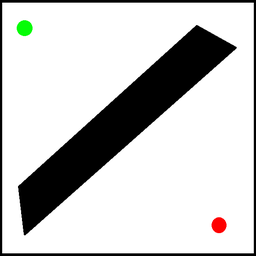
#> input picture img/Prueba Lab1.bmp, 256 x 256 px, shrunk from 582 x 582 before the run
$ jupyter execute --allow-errors lab5.ipynb
#> lines starting #> are read from the running program, lines starting #| are printed output that depends on the picture
### Problem.py
#1.2
from abc import ABC, abstractmethod

class Problem(ABC):
    def __init__(self, initial_state):
        self.initial_state = initial_state

    @abstractmethod
    def actions(self, state):
        pass

    @abstractmethod
    def result(self, state, action):
        pass

    @abstractmethod
    def goal_test(self, state):
        pass

    @abstractmethod
    def step_cost(self, state, action, new_state):
        pass

### lab5.ipynb
# 1

## Implementación de librerias

[cell 1]
import numpy as np
from PIL import Image
from Problem import Problem

# 1.1

## Funciones de descretizacion

[cell 2]
import numpy as np
from PIL import Image

def colorSimilar(color, referencia, tolerancia=20):
    return all(abs(int(c1) - int(c2)) <= tolerancia for c1, c2 in zip(color, referencia))


# Función para clasificar una celda según el color predominante
def clasificarCelda(pixeles):
    conteo = {"0": 0, "1": 0, "S": 0, "G": 0}

    BLANCO = (255, 255, 255)
    NEGRO = (0, 0, 0)
    ROJO = (255, 0, 0)
    VERDE = (0, 255, 0)

    for fila in pixeles:
        for r, g, b in fila:
            if colorSimilar((r, g, b), BLANCO):
                conteo["0"] += 1
            elif colorSimilar((r, g, b), NEGRO):
                conteo["1"] += 1
            elif colorSimilar((r, g, b), ROJO):
                conteo["S"] += 1
            elif colorSimilar((r, g, b), VERDE):
                conteo["G"] += 1

    return max(conteo, key=conteo.get)

def discretizar_imagen(ruta_imagen, tamano_celda):
#> called with ruta_imagen = 'img/Prueba Lab1.bmp', tamano_celda = 10
    imagen = Image.open(ruta_imagen).convert("RGB")
#> imagen is the input picture: PIL image 256x256 RGB; mean R, G, B 201, 201, 200.3
    pixeles = np.array(imagen)
    alto, ancho, _ = pixeles.shape
#> alto = 256; ancho = 256

    filas = alto // tamano_celda
#> filas = 25
    columnas = ancho // tamano_celda
#> columnas = 25

    laberinto = np.zeros((filas, columnas), dtype=str)

    for y in range(filas):
        for x in range(columnas):
            celda_pixeles = pixeles[y * tamano_celda:(y + 1) * tamano_celda,
                                    x * tamano_celda:(x + 1) * tamano_celda]

            laberinto[y, x] = clasificarCelda(celda_pixeles)

    return laberinto

## Aplicacion

[cell 3]
# Imagen de prueba
ruta = "img/Prueba Lab1.bmp"
ruta2 = "img/Test.bmp"
ruta3 = "img/Test2.bmp"
ruta4 = "img/turing.bmp"


# Tamaño de pixel definido
tamano_celda = 10

# Convertir la imagen en una matriz de celdas
matriz_laberinto = discretizar_imagen(ruta, tamano_celda)
matriz_laberinto2 = discretizar_imagen(ruta2, tamano_celda)
#> call 2 of discretizar_imagen, with ruta_imagen = 'img/Test.bmp', tamano_celda = 10
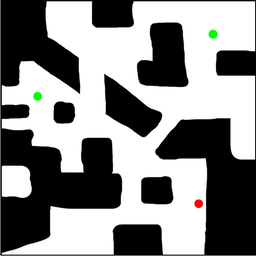
#> input picture img/Test.bmp, 256 x 256 px, shrunk from 582 x 582 before the run
#> in discretizar_imagen, imagen is the input picture: PIL image 256x256 RGB; mean R, G, B 136.1, 136.4, 135.9
matriz_laberinto3 = discretizar_imagen(ruta3, tamano_celda)
#> call 3 of discretizar_imagen, with ruta_imagen = 'img/Test2.bmp', tamano_celda = 10
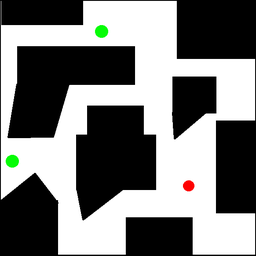
#> input picture img/Test2.bmp, 256 x 256 px, shrunk from 582 x 582 before the run
#> in discretizar_imagen, imagen is the input picture: PIL image 256x256 RGB; mean R, G, B 123, 123.7, 122.7
#> (the rest of this cell did not finish here and is left out)


# Mostrar la matriz discretizada
print("\nMatriz del laberinto:")
for fila in matriz_laberinto:
    print(" ".join(fila))

[cell 4]
class MazeProblem(Problem):
    def __init__(self, maze_matrix):
        self.maze = maze_matrix
        self.initial_state = self.find_start()
        self.goal_states = self.find_goals()
        super().__init__(self.initial_state)

    def find_start(self):
        for y, row in enumerate(self.maze):
            for x, value in enumerate(row):
                if value == 'S':
                    return (y, x)
#> this loop made 23 passes
        return None

    def find_goals(self):
        goals = []
        for y, row in enumerate(self.maze):
            for x, value in enumerate(row):
                if value == 'G':
                    goals.append((y, x))
#> this loop made 25 passes
        return goals

    def actions(self, state):
        y, x = state
        actions = []

        if y > 0 and self.maze[y - 1, x] != '1':
            actions.append("UP")
        if y < self.maze.shape[0] - 1 and self.maze[y + 1, x] != '1':
            actions.append("DOWN")
        if x > 0 and self.maze[y, x - 1] != '1':
            actions.append("LEFT")
        if x < self.maze.shape[1] - 1 and self.maze[y, x + 1] != '1':
            actions.append("RIGHT")

        return actions

    def result(self, state, action):
        y, x = state
        if action == "UP":
            return (y - 1, x)
        elif action == "DOWN":
            return (y + 1, x)
        elif action == "LEFT":
            return (y, x - 1)
        elif action == "RIGHT":
            return (y, x + 1)
        return state

    def goal_test(self, state):
        return state in self.goal_states

    def step_cost(self, state, action, new_state):
        # Costo uniforme
        return 1

    def manthattan_distance(self, state):
        y, x = state
        return min(abs(y - gy) + abs(x - gx) for gy, gx in self.goal_states)

    def euclidean_distance(self, state):
        y, x = state
        return min(((y - gy) ** 2 + (x - gx) ** 2) ** 0.5 for gy, gx in self.goal_states)

[cell 5]
problema = MazeProblem(matriz_laberinto)

print("Estado inicial:", problema.initial_state)
#| Estado inicial: (22, 21)
print("Estados objetivo:", problema.goal_states)
#| Estados objetivo: [(2, 2), (3, 2)]
print("Acciones posibles desde el estado inicial:", problema.actions(problema.initial_state))
#| Acciones posibles desde el estado inicial: ['UP', 'DOWN', 'LEFT', 'RIGHT']
#> the loop in find_start (call 2), `for y, row in enumerate(self.maze):` made 25 passes
#> the loop in find_goals (call 2), `for y, row in enumerate(self.maze):` made 25 passes

-----------

# 1.3 Graph search
Construir un algorimo generico familia= de graphSearch. Este recibirá de parámetro una instancia del framework de problemas. Sobre esta familia genérica, implemente los siguientes algoritmos:

● Breadth First Search (BFS)

● Depth First Search (DFS)

● A*: escoja dos heurísticas distintas, y justifique su selección.

[cell 6]
from collections import deque
# busqueda en amplitud
class BreadthFirstSearch:
    def __init__(self, problem):
        self.problem = problem
        #fontrera con el estawdo inicial
        self.frontier = deque([problem.initial_state])
        self.explored = set() #conjunto de esatos explorados
        self.path = {problem.initial_state: None} #diccionario para reconstruir el camino
        self.solution = None

    #buscar el estado objetivo
    def search(self):
        while self.frontier:
            state = self.frontier.popleft()

            if self.problem.goal_test(state):
                return self.reconstruct_path(state)

            self.explored.add(state)

            for action in self.problem.actions(state):
                child = self.problem.result(state, action)
                if child not in self.explored and child not in self.frontier:
                    self.frontier.append(child)
                    self.path[child] = (state, action)

        return None


    #reconstruir el camino
    # [7 lines left out: function reconstruct_path, not called in this run]

[cell 7]
problema2 = MazeProblem(matriz_laberinto2)

bfs = BreadthFirstSearch(problema2)
#> (the rest of this cell did not finish here and is left out)

[cell 8]
# busqueda en profundidad
#este funciona con pilas
class DepthFirstSearch:
    def __init__(self, problem):
        self.problem = problem
        self.frontier = [problem.initial_state]
        self.explored = set()
        self.path = {problem.initial_state: None}
        self.solution = None

    #buscar el estado objetivo
    def search(self):
        while self.frontier:
            state = self.frontier.pop()

            if self.problem.goal_test(state):
                return self.reconstruct_path(state)

            self.explored.add(state)

            for action in self.problem.actions(state):
                child = self.problem.result(state, action)
                if child not in self.explored and child not in self.frontier:
                    self.frontier.append(child)
                    self.path[child] = (state, action)
#> (printed output is left out)
#> this loop made 6 passes

        return None

    #reconstruir el camino
    def reconstruct_path(self, state):
        actions = []
        while self.path[state] is not None:
            state, action = self.path[state]
            actions.append(action)
        actions.reverse()
        return actions

[cell 9]
problema3 = MazeProblem(matriz_laberinto3)

dfs = DepthFirstSearch(problema3)

acciones3 = dfs.search()

print("Camino encontrado con DFS: ", acciones3)

A* Heuristica: Manhattan Distance
se escogio, debido a que en el link (https://www.geeksforgeeks.org/a-search-algorithm/) proporcionado en los modulos de la clase , se explica de manera clara y sencilla la implementacion de este algoritmo, entonces se escogio este porque se miraba mas facil de implementar y entender.

[cell 10]
# 1. A* Heuristica: Manhattan Distance

#esta en la clase de MazeProblem el metodo

acciones = dfs.search()
estado_actual = problema3.initial_state

heuristicas =[]

for accion in acciones:
	estado_actual = problema3.result(estado_actual, accion)
	# print(estado_actual)
	heuristica = problema3.manthattan_distance(estado_actual)
	heuristicas.append(heuristica)
#> this loop made 49 passes
#> accion on passes 1 to 12: 'RIGHT', 'RIGHT', 'RIGHT', 'DOWN', 'DOWN', 'LEFT', 'LEFT', 'LEFT', 'LEFT', 'LEFT', 'LEFT', 'LEFT'
print("distancias de manhattan: ", heuristicas)
#| distancias de manhattan:  [20, 21, 22, 23, 24, 23, 22, 21, 20, 19, 18, 17, 16, 15, 14, 13, 14, 13, 14, 13, 12, 11, 10, 9, 10, 9, 8, 7, 6, 5, 4, 3, 4, 5, 6, 7, 8, 7, 6, 5, 4, 3, 2, 3, 2, 1, 2, 1, 0]

A* Heuristica Euclidean Distance, se escogio por la misma razon que la de Manthattan Distance.

[cell 11]
#este tambien esta implementado en la clase de maze problem
acciones = dfs.search()
estado_actual = problema3.initial_state

heuristicas =[]

for accion in acciones:
	estado_actual = problema3.result(estado_actual, accion)
	# print(estado_actual)
	heuristica = problema3.euclidean_distance(estado_actual)
	heuristicas.append(heuristica)
#> this loop made 67 passes
print("distancias de euclidean: ", heuristicas)
#> (printed output is left out)
